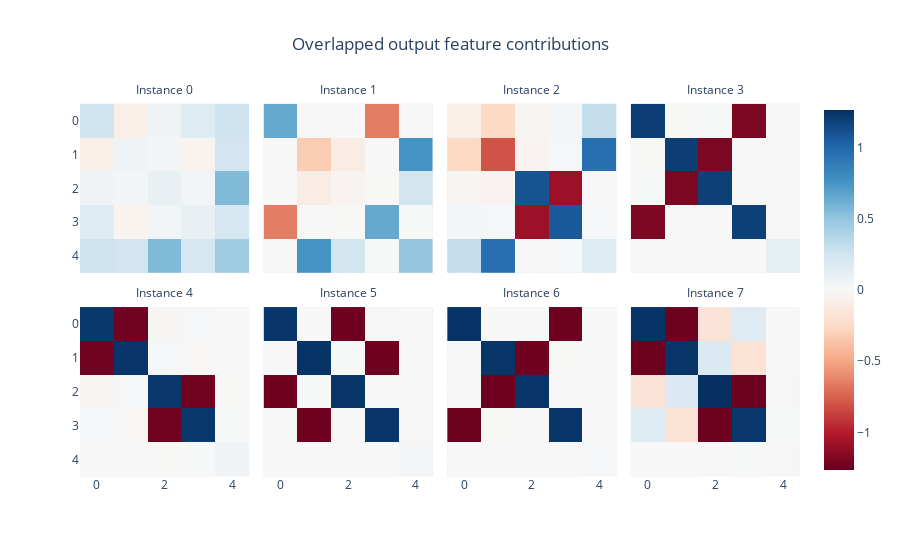

Notebook code for this chart:
### Code cell
plot_output_composition(model.ube)

### Figure 1 — Plotly figure (JSON) as saved in the notebook; plotly's stock layout.template omitted (floating-point values rounded to 4 significant figures)
{"data": [{"coloraxis": "coloraxis", "hovertemplate": "x: %{x}<br>y: %{y}<br>color: %{z}<extra></extra>", "name": "0", "type": "heatmap", "xaxis": "x5", "yaxis": "y5", "z": [[0.2536, -0.07325, 0.05574, 0.1574, 0.2616], [-0.07325, 0.05414, 0.03549, -0.03961, 0.2478], [0.05574, 0.03549, 0.09296, 0.04376, 0.5633], [0.1574, -0.03961, 0.04376, 0.09873, 0.2198], [0.2616, 0.2478, 0.5633, 0.2198, 0.4523]]}, {"coloraxis": "coloraxis", "hovertemplate": "x: %{x}<br>y: %{y}<br>color: %{z}<extra></extra>", "name": "1", "type": "heatmap", "xaxis": "x6", "yaxis": "y6", "z": [[0.6474, -0.0004079, 0.002523, -0.6472, 0.003286], [-0.0004079, -0.3224, -0.1022, -0.002499, 0.7588], [0.002523, -0.1022, -0.03238, -0.003444, 0.2405], [-0.6472, -0.002499, -0.003444, 0.6469, 0.003557], [0.003286, 0.7588, 0.2405, 0.003557, 0.5019]]}, {"coloraxis": "coloraxis", "hovertemplate": "x: %{x}<br>y: %{y}<br>color: %{z}<extra></extra>", "name": "2", "type": "heatmap", "xaxis": "x7", "yaxis": "y7", "z": [[-0.08104, -0.2558, -0.02951, 0.02224, 0.3056], [-0.2558, -0.8043, -0.03263, 0.01056, 0.959], [-0.02951, -0.03263, 1.102, -1.088, 0.008334], [0.02224, 0.01056, -1.088, 1.073, 0.01757], [0.3056, 0.959, 0.008334, 0.01757, 0.1685]]}, {"coloraxis": "coloraxis", "hovertemplate": "x: %{x}<br>y: %{y}<br>color: %{z}<extra></extra>", "name": "3", "type": "heatmap", "xaxis": "x8", "yaxis": "y8", "z": [[1.198, -0.004027, 0.003549, -1.195, -0.0001937], [-0.004027, 1.2, -1.195, 0.001917, -0.0003509], [0.003549, -1.195, 1.19, -0.001449, 0.0003496], [-1.195, 0.001917, -0.001449, 1.191, 0.0001937], [-0.0001937, -0.0003509, 0.0003496, 0.0001937, 0.1174]]}, {"coloraxis": "coloraxis", "hovertemplate": "x: %{x}<br>y: %{y}<br>color: %{z}<extra></extra>", "name": "4", "type": "heatmap", "xaxis": "x", "yaxis": "y", "z": [[1.227, -1.233, -0.01526, 0.01465, 0.002567], [-1.233, 1.239, 0.01401, -0.0134, -0.002576], [-0.01526, 0.01401, 1.231, -1.229, -0.003692], [0.01465, -0.0134, -1.229, 1.228, 0.003686], [0.002567, -0.002576, -0.003692, 0.003686, 0.05274]]}, {"coloraxis": "coloraxis", "hovertemplate": "x: %{x}<br>y: %{y}<br>color: %{z}<extra></extra>", "name": "5", "type": "heatmap", "xaxis": "x2", "yaxis": "y2", "z": [[1.236, 0.0005145, -1.239, -0.004798, 0.0001068], [0.0005145, 1.244, 0.004194, -1.242, -0.0009214], [-1.239, 0.004194, 1.242, 0.00011, -0.0001105], [-0.004798, -1.242, 0.0001099, 1.239, 0.0009189], [0.0001068, -0.0009214, -0.0001105, 0.0009189, 0.0254]]}, {"coloraxis": "coloraxis", "hovertemplate": "x: %{x}<br>y: %{y}<br>color: %{z}<extra></extra>", "name": "6", "type": "heatmap", "xaxis": "x3", "yaxis": "y3", "z": [[1.249, 0.001805, 0.0007617, -1.244, 3.892e-05], [0.001805, 1.242, -1.242, -0.002877, 0.002411], [0.0007617, -1.242, 1.241, 0.0003209, -0.00241], [-1.244, -0.002877, 0.0003209, 1.238, -4.084e-05], [3.892e-05, 0.002411, -0.00241, -4.084e-05, 0.0132]]}, {"coloraxis": "coloraxis", "hovertemplate": "x: %{x}<br>y: %{y}<br>color: %{z}<extra></extra>", "name": "7", "type": "heatmap", "xaxis": "x4", "yaxis": "y4", "z": [[1.246, -1.244, -0.1694, 0.1664, -2.389e-05], [-1.244, 1.243, 0.1889, -0.1857, -6.873e-05], [-0.1694, 0.1889, 1.265, -1.249, -0.005821], [0.1664, -0.1857, -1.249, 1.233, 0.005747], [-2.389e-05, -6.873e-05, -0.005821, 0.005747, 0.007344]]}], "layout": {"annotations": [{"font": {}, "showarrow": false, "text": "Instance 4", "x": 0.1175, "xanchor": "center", "xref": "paper", "y": 0.465, "yanchor": "bottom", "yref": "paper"}, {"font": {}, "showarrow": false, "text": "Instance 5", "x": 0.3725, "xanchor": "center", "xref": "paper", "y": 0.465, "yanchor": "bottom", "yref": "paper"}, {"font": {}, "showarrow": false, "text": "Instance 6", "x": 0.6275, "xanchor": "center", "xref": "paper", "y": 0.465, "yanchor": "bottom", "yref": "paper"}, {"font": {}, "showarrow": false, "text": "Instance 7", "x": 0.8825, "xanchor": "center", "xref": "paper", "y": 0.465, "yanchor": "bottom", "yref": "paper"}, {"font": {}, "showarrow": false, "text": "Instance 0", "x": 0.1175, "xanchor": "center", "xref": "paper", "y": 1.0, "yanchor": "bottom", "yref": "paper"}, {"font": {}, "showarrow": false, "text": "Instance 1", "x": 0.3725, "xanchor": "center", "xref": "paper", "y": 1.0, "yanchor": "bottom", "yref": "paper"}, {"font": {}, "showarrow": false, "text": "Instance 2", "x": 0.6275, "xanchor": "center", "xref": "paper", "y": 1.0, "yanchor": "bottom", "yref": "paper"}, {"font": {}, "showarrow": false, "text": "Instance 3", "x": 0.8825, "xanchor": "center", "xref": "paper", "y": 1.0, "yanchor": "bottom", "yref": "paper"}], "coloraxis": {"cmid": 0, "colorscale": [[0, "rgb(103,0,31)"], [0.1, "rgb(178,24,43)"], [0.2, "rgb(214,96,77)"], [0.3, "rgb(244,165,130)"], [0.4, "rgb(253,219,199)"], [0.5, "rgb(247,247,247)"], [0.6, "rgb(209,229,240)"], [0.7, "rgb(146,197,222)"], [0.8, "rgb(67,147,195)"], [0.9, "rgb(33,102,172)"], [1, "rgb(5,48,97)"]]}, "title": {"text": "Overlapped output feature contributions", "x": 0.5}, "xaxis": {"anchor": "y", "constrain": "domain", "domain": [0, 0.235], "scaleanchor": "y"}, "xaxis2": {"anchor": "y2", "domain": [0.255, 0.49], "matches": "x"}, "xaxis3": {"anchor": "y3", "domain": [0.51, 0.745], "matches": "x"}, "xaxis4": {"anchor": "y4", "domain": [0.765, 1.0], "matches": "x"}, "xaxis5": {"anchor": "y5", "domain": [0, 0.235], "matches": "x", "showticklabels": false}, "xaxis6": {"anchor": "y6", "domain": [0.255, 0.49], "matches": "x", "showticklabels": false}, "xaxis7": {"anchor": "y7", "domain": [0.51, 0.745], "matches": "x", "showticklabels": false}, "xaxis8": {"anchor": "y8", "domain": [0.765, 1.0], "matches": "x", "showticklabels": false}, "yaxis": {"anchor": "x", "autorange": "reversed", "constrain": "domain", "domain": [0, 0.465]}, "yaxis2": {"anchor": "x2", "domain": [0, 0.465], "matches": "y", "showticklabels": false}, "yaxis3": {"anchor": "x3", "domain": [0, 0.465], "matches": "y", "showticklabels": false}, "yaxis4": {"anchor": "x4", "domain": [0, 0.465], "matches": "y", "showticklabels": false}, "yaxis5": {"anchor": "x5", "domain": [0.535, 1.0], "matches": "y"}, "yaxis6": {"anchor": "x6", "domain": [0.535, 1.0], "matches": "y", "showticklabels": false}, "yaxis7": {"anchor": "x7", "domain": [0.535, 1.0], "matches": "y", "showticklabels": false}, "yaxis8": {"anchor": "x8", "domain": [0.535, 1.0], "matches": "y", "showticklabels": false}}}
